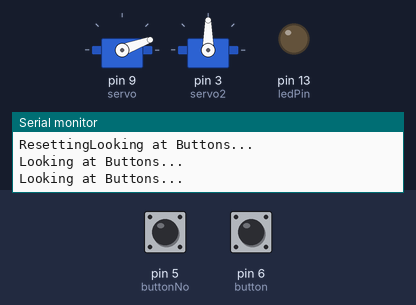
This sketch was run on a simulated Arduino Uno, built with avr-gcc and run on an emulated ATmega328P. Parts: 2 × servo, output pins drawn as LEDs (lit = HIGH), the last lines printed to the serial monitor. The test bench sets the inputs (shaded band); at power-on: pin 5 (buttonNo) HIGH, pin 6 (button) LOW.

Above: at 7.0 s.
7.1 s: pin 5 (buttonNo) pulled LOW for 0.8 s
9.4 s: pin 6 (button) pulled HIGH for 0.8 s
At 12.0 s:
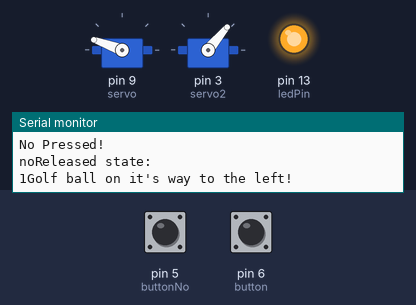
Timing chart, 0 to 17.1 s (numbered marks = the images above; inputs shaded):
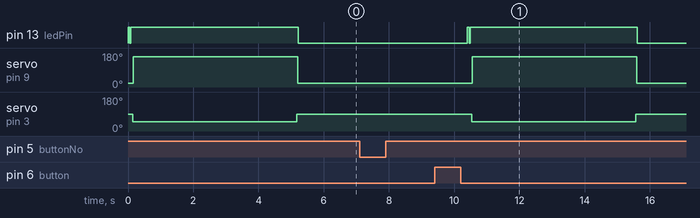

Measured:
- after the input at 9.4 s, pin 13 (ledPin): LOW → HIGH after 1.0 s, → LOW 0.05 s later, → HIGH 0.03 s later, → LOW 5.1 s later; servo on pin 9 (servo): 20° → 160° after 1.2 s, → 20° 5.0 s later; servo on pin 3 (servo2): 90° → 50° after 1.1 s, → 90° 5.0 s later

The sketch:

BlackBox.ino
```cpp
////////////////////////////////////////////////
// Toggle a black box to choose left or right //
// Golf ball movements                        //
// https://github.com/cheapjack/BlackBoxGolf/ //
//                                            //
//                                            //
////////////////////////////////////////////////

#include <Servo.h>
const int button = 6; //button pin, connect to ground to move servo
const int buttonNo = 5; //button pin, connect to ground to move servo
int pressYes = 0;
int pressNo = 0;
int decision = 0;
Servo servo;
Servo servo2;
boolean toggle = true;
boolean toggleNo = true;
boolean released = false;
boolean noReleased = false;
//boolean flag = false;
const int ledPin =  13;      // the number of the LED pin
const int Servo1OnAngle = 160;
const int Servo1OffAngle = 20; // Angle to default to
const int Servo2RightAngle = 108;
const int Servo2LeftAngle = 50;
const int Servo2OffAngle = 90; // Angle to default to

void setup()
{
  Serial.begin(9600);
  pinMode(button, INPUT); //arduino monitor pin state
  pinMode(ledPin, OUTPUT);
  servo.attach(9); //pin for servo control signal
  servo2.attach(3); //pin for servo control signal
  digitalWrite(5, HIGH); //enable pullups to make pin high
  servo.write(Servo1OffAngle);
  //delay(15);
  servo2.write(Servo2OffAngle);
  //delay(15);
  Serial.println("Button Pressed Yet?");
  digitalWrite(ledPin, LOW);

}

void loop()
{
  Serial.println("Looking at Buttons...");
  pressYes = digitalRead(button);
  delay(10);
  pressNo = digitalRead(buttonNo);
  if (pressYes == HIGH && pressNo == LOW)
  {
    if(toggle)
    {
      Serial.println("Yes Pressed");
      digitalWrite(ledPin, HIGH);
      servo2.write(Servo2RightAngle);
      delay(20);
      servo.write(Servo1OnAngle);
      delay(15);
      toggle = !toggle;
      released = true;
      Serial.print(released);
      Serial.println("Golf ball on it's way to the right!");
      delay(5000);
      Serial.print("Resetting");
      servo2.write(Servo2OffAngle);
      delay(20);
      servo.write(Servo1OffAngle);
      delay(15);
      digitalWrite(ledPin, LOW);
    }
  }
    else if (pressNo == HIGH && pressYes == LOW)
    {
      if(toggleNo)
      {
        Serial.println("No Pressed!");
        digitalWrite(ledPin, HIGH);
        delay(50);
        digitalWrite(ledPin, LOW);
        delay(30);
        digitalWrite(ledPin, HIGH);
        delay(50);
        servo2.write(Servo2LeftAngle);
        delay(20);
        servo.write(Servo1OnAngle);
        delay(15);
        toggleNo = !toggleNo;
        noReleased = true;
        Serial.println("noReleased state:");
        Serial.print(noReleased);
        Serial.println("Golf ball on it's way to the left!");
        delay(5000);
        Serial.print("Resetting");
        servo2.write(Servo2OffAngle);
        delay(20);
        servo.write(Servo1OffAngle);
        delay(15);
        digitalWrite(ledPin, LOW);
        }
    }
    else
    {
      digitalWrite(ledPin, LOW);
      servo.write(Servo1OffAngle);
      delay(15);
      servo2.write(Servo2OffAngle);
      delay(15);
      toggle = !toggle;
      toggleNo = !toggleNo;
      released = !released;
      noReleased = !noReleased;
      Serial.println(released);
      }
      delay(500);  //delay for debounce
  }
```
